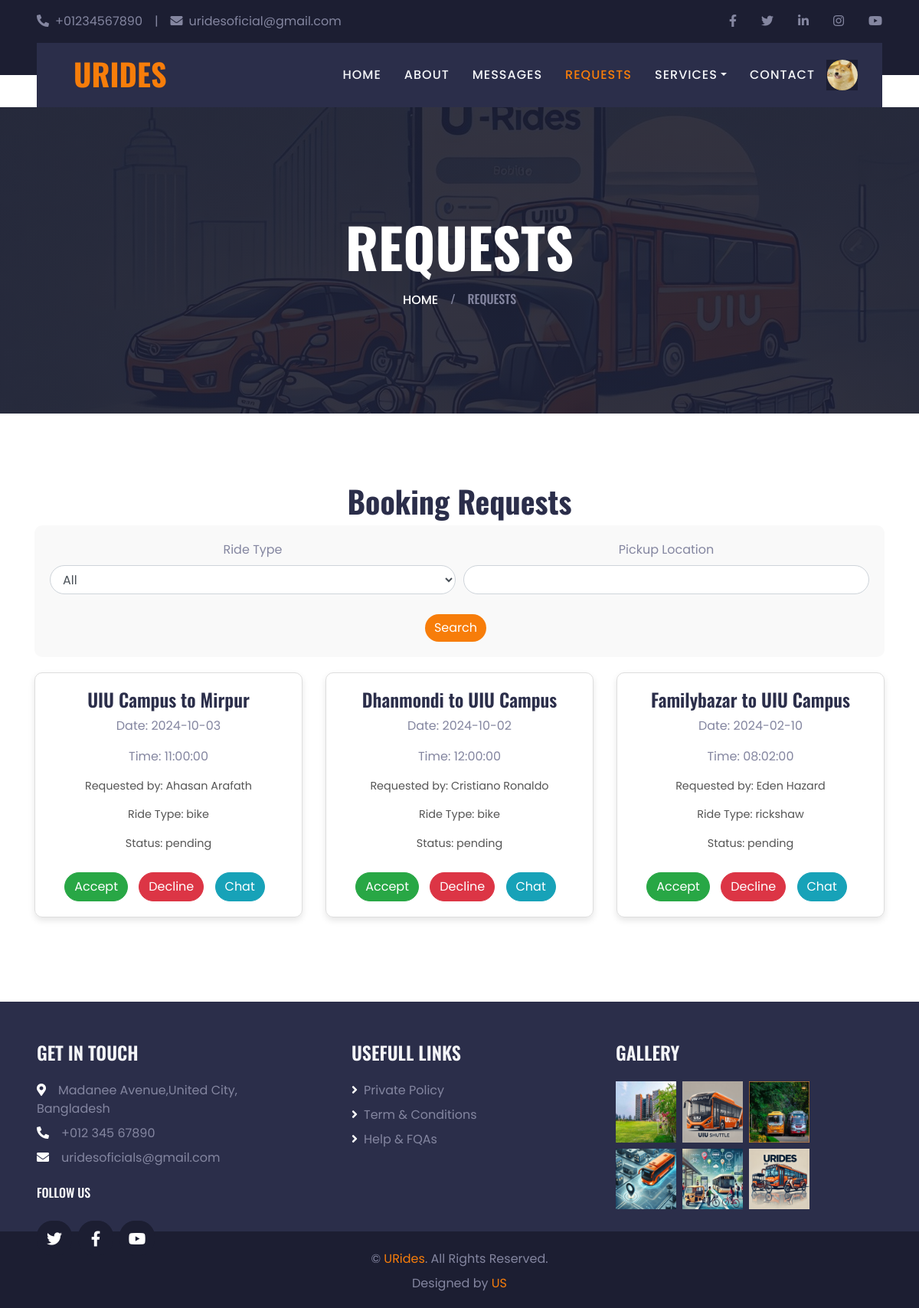
Page /requests.php (signed in) on the committed database.
### tables this page shows
CREATE TABLE `rides` (
  `ride_id` int(11) NOT NULL,
  `user_id` int(11) DEFAULT NULL,
  `ride_type` enum('rickshaw','bike') NOT NULL,
  `start_location` varchar(255) NOT NULL,
  `end_location` varchar(255) NOT NULL,
  `ride_date` date NOT NULL,
  `ride_time` time NOT NULL,
  `status` enum('pending','confirmed','completed','cancelled') NOT NULL,
  `accepter_id` int(11) DEFAULT NULL
);

CREATE TABLE `users` (
  `user_id` int(11) NOT NULL,
  `name` varchar(100) NOT NULL,
  `email` varchar(100) NOT NULL,
  `password` varchar(100) NOT NULL,
  `student_id` varchar(20) NOT NULL,
  `phone` varchar(20) DEFAULT NULL,
  `code` int(6) DEFAULT NULL,
  `user_type` enum('rider','requester') NOT NULL,
  `profile_photo` varchar(255) DEFAULT NULL,
  `bike_number` varchar(50) DEFAULT NULL
);

### requests.php (the view, shortened to what this page needs)
<?php
include 'connect.php';
$loggedInUserId = $_SESSION["user_id"];
$accepted = false;
$search_conditions = [];
$search_conditions[] = "r.ride_id NOT IN (SELECT ride_id FROM declined_requests WHERE user_id = '$loggedInUserId')";
$search_conditions[] = "r.status = 'pending'";
$search_conditions[] = "r.accepter_id IS NULL";
$where_sql = "";
if (count($search_conditions) > 0) {
    $where_sql = "WHERE " . implode(" AND ", $search_conditions);
}
$request_query = "
    SELECT r.*, u.name
    FROM rides r
    JOIN users u ON r.user_id = u.user_id
    $where_sql
    ORDER BY r.ride_date DESC, r.ride_time DESC
";
$result = mysqli_query($conn, $request_query);
?>
<!DOCTYPE html>
<html lang="en">
<head>
    <link href="css/profileStyle.css" rel="stylesheet">
    <link href="https://cdnjs.cloudflare.com/ajax/libs/font-awesome/5.15.0/css/all.min.css" rel="stylesheet">
    <link href="lib/owlcarousel/assets/owl.carousel.min.css" rel="stylesheet">
    <link href="lib/tempusdominus/css/tempusdominus-bootstrap-4.min.css" rel="stylesheet" />
    <link href="css/bootstrap.min.css" rel="stylesheet">
    <link href="css/style.css" rel="stylesheet">
</head>
<body>
    <?php
    include 'topbar.php';
    ?>
    <div class="container-fluid position-relative nav-bar p-0">
        <div class="position-relative px-lg-5" style="z-index: 9;">
            <nav class="navbar navbar-expand-lg bg-secondary navbar-dark py-3 py-lg-0 pl-3 pl-lg-5">
                <a href="home.php" class="navbar-brand">
                    <h1 class="text-uppercase text-primary mb-1">URides</h1>
                </a>
                <div class="collapse navbar-collapse justify-content-between px-3" id="navbarCollapse">
                    <div class="navbar-nav ml-auto py-0">
                        <a href="home.php" class="nav-item nav-link ">Home</a>
                        <a href="about.php" class="nav-item nav-link">About</a>
                        <a href="chat_inbox.php" class="nav-item nav-link">Messages</a>
                        <a href="requests.php" class="nav-item nav-link active">Requests</a>
                        <div class="nav-item dropdown">
                            <a href="#" class="nav-link dropdown-toggle" data-toggle="dropdown">Services</a>
                        </div>
                        <a href="contact.php" class="nav-item nav-link">Contact</a>
                        <?php
                            include 'profileDropdown.php';
                        ?>
                    </div>
                </div>
            </nav>
        </div>
    </div>
    <div class="container-fluid page-header">
        <h1 class="display-3 text-uppercase text-white mb-3">Requests</h1>
        <div class="d-inline-flex text-white">
            <h6 class="text-uppercase m-0"><a class="text-white" href="home.php">Home</a></h6>
            <h6 class="text-body m-0 px-3">/</h6>
            <h6 class="text-uppercase text-body m-0">Requests</h6>
        </div>
    </div>
    <div class="container mt-5">
        <h1>Booking Requests</h1>
        <div class="advanced-search">
            <form method="GET" action="">
                <div class="form-row">
                    <div class="form-group col-md-6">
                        <label for="search_type">Ride Type</label>
                        <select class="form-control" name="search_type">
                            <option value="">All</option>
                        </select>
                    </div>
                    <div class="form-group col-md-6">
                        <label for="search_pickup">Pickup Location</label>
                        <input type="text" class="form-control" name="search_pickup"
                            value="<?php echo isset($_GET['search_pickup']) ? $_GET['search_pickup'] : ''; ?>">
                    </div>
                </div>
                <button type="submit" class="btn btn-search">Search</button>
            </form>
        </div>
        <div class="row">
            <?php while ($request = mysqli_fetch_assoc($result)) : ?>
            <div class="col-md-4">
                <div class="request-card">
                    <h4>
                        <?php echo htmlspecialchars($request['start_location']) . " to " . htmlspecialchars($request['end_location']); ?>
                    </h4>
                    <p>Date:
                        <?php echo htmlspecialchars($request['ride_date']); ?>
                    </p>
                    <p>Time:
                        <?php echo htmlspecialchars($request['ride_time']); ?>
                    </p>
                    <p class="ride-info">Requested by:
                        <?php echo htmlspecialchars($request['name']); ?>
                    </p>
                    <p class="ride-info">Ride Type:
                        <?php echo htmlspecialchars($request['ride_type']); ?>
                    </p>
                    <p class="ride-info">Status:
                        <?php echo htmlspecialchars($request['status']); ?>
                    </p>
                    <form method="post" action="">
                        <?php if ($request['user_id'] === $loggedInUserId): ?>
                        <button type="submit" name="cancel_request" class="btn btn-danger">Cancel Request</button>
                        <?php else: ?>
                        <button type="submit" name="accept_request" class="btn btn-success" <?php echo $accepted
                            ? 'disabled' : '' ; ?>>
                            Accept
                        </button>
                        <button type="submit" name="decline_request" class="btn btn-danger">Decline</button>
                        <button type="button" class="btn btn-info chat-btn"
                            data-user-id="<?php echo $request['user_id']; ?>">
                            Chat
                        </button>
                        <?php endif; ?>
                    </form>
                </div>
            </div>
            <?php endwhile; ?>
        </div>
    </div>
    <?php include 'footer.php'; ?>
</body>
</html>

### css/profileStyle.css (style rules this page uses)
* { margin: 0; padding: 0; box-sizing: border-box; user-select: none; font-family: 'Poppins', sans-serif; }
.container { max-width: 1200px; text-align: center; margin: auto; }
.container h1 { --secondary: #2B2E4A; margin-top: 4rem; }
.container h1, .container h2, .container h3, .container h4, .container h5, .container h6, .container a { --secondary: #2B2E4A; }

### css/style.css (style rules this page uses)
:root { --primary: #F77D0A; --secondary: #2B2E4A; --light: #F4F5F8; --dark: #1C1E32; }
h1, h2, .font-weight-bold { font-weight: 700 !important; }
h3, h4, .font-weight-semi-bold { font-weight: 600 !important; }
h5, h6, .font-weight-medium { font-weight: 500 !important; }
.nav-bar::before { position: absolute; content: ""; width: 100%; height: 50%; top: 0; left: 0; background: var(--dark); }
.nav-bar::after { position: absolute; content: ""; width: 100%; height: 50%; bottom: 0; left: 0; background: #ffffff; }
.navbar-dark .navbar-nav .nav-link { padding: 30px 15px; font-size: 16px; font-weight: 500; letter-spacing: 1px; text-transform: uppercase; color: var(--light); outline: none; }
.navbar-dark .navbar-nav .nav-link:hover, .navbar-dark .navbar-nav .nav-link.active { color: var(--primary); }
.page-header { height: 400px; margin-bottom: 90px; display: flex; flex-direction: column; align-items: center; justify-content: center; background: linear-gradient(rgba(28, 30, 50, .9), rgba(28, 30, 50, .9)), url(../img/header_bg.jpg); background-attachment: fixed; }

### requests.php (style rules this page uses)
.btn { border-radius: 20px; margin-right: 10px; }
body { font-family: 'Rubik', sans-serif; }
.request-card { border: 1px solid #ddd; border-radius: 10px; padding: 20px; margin-bottom: 20px; box-shadow: 0 4px 8px rgba(0, 0, 0, 0.1); transition: transform 0.3s ease; }
.ride-info { font-size: 0.9em; color: #555; }
.btn { margin-top: 10px; margin-right: 10px; border-radius: 20px; }
.advanced-search { background-color: #f9f9f9; padding: 20px; border-radius: 10px; margin-bottom: 20px; }
.form-control { border-radius: 20px; }
.btn-search { background-color: #f77d0a; color: white; border: none; border-radius: 20px; }

### rows in the picture
rides: start_location "UIU Campus", end_location "Mirpur", ride_date "2024-10-03", ride_time "11:00:00", user.name "Ahasan Arafath", ride_type "bike", status "pending"
rides: start_location "Dhanmondi", end_location "UIU Campus", ride_date "2024-10-02", ride_time "12:00:00", user.name "Cristiano Ronaldo", ride_type "bike", status "pending"
rides: start_location "Familybazar", end_location "UIU Campus", ride_date "2024-02-10", ride_time "08:02:00", user.name "Eden Hazard", ride_type "rickshaw", status "pending"
